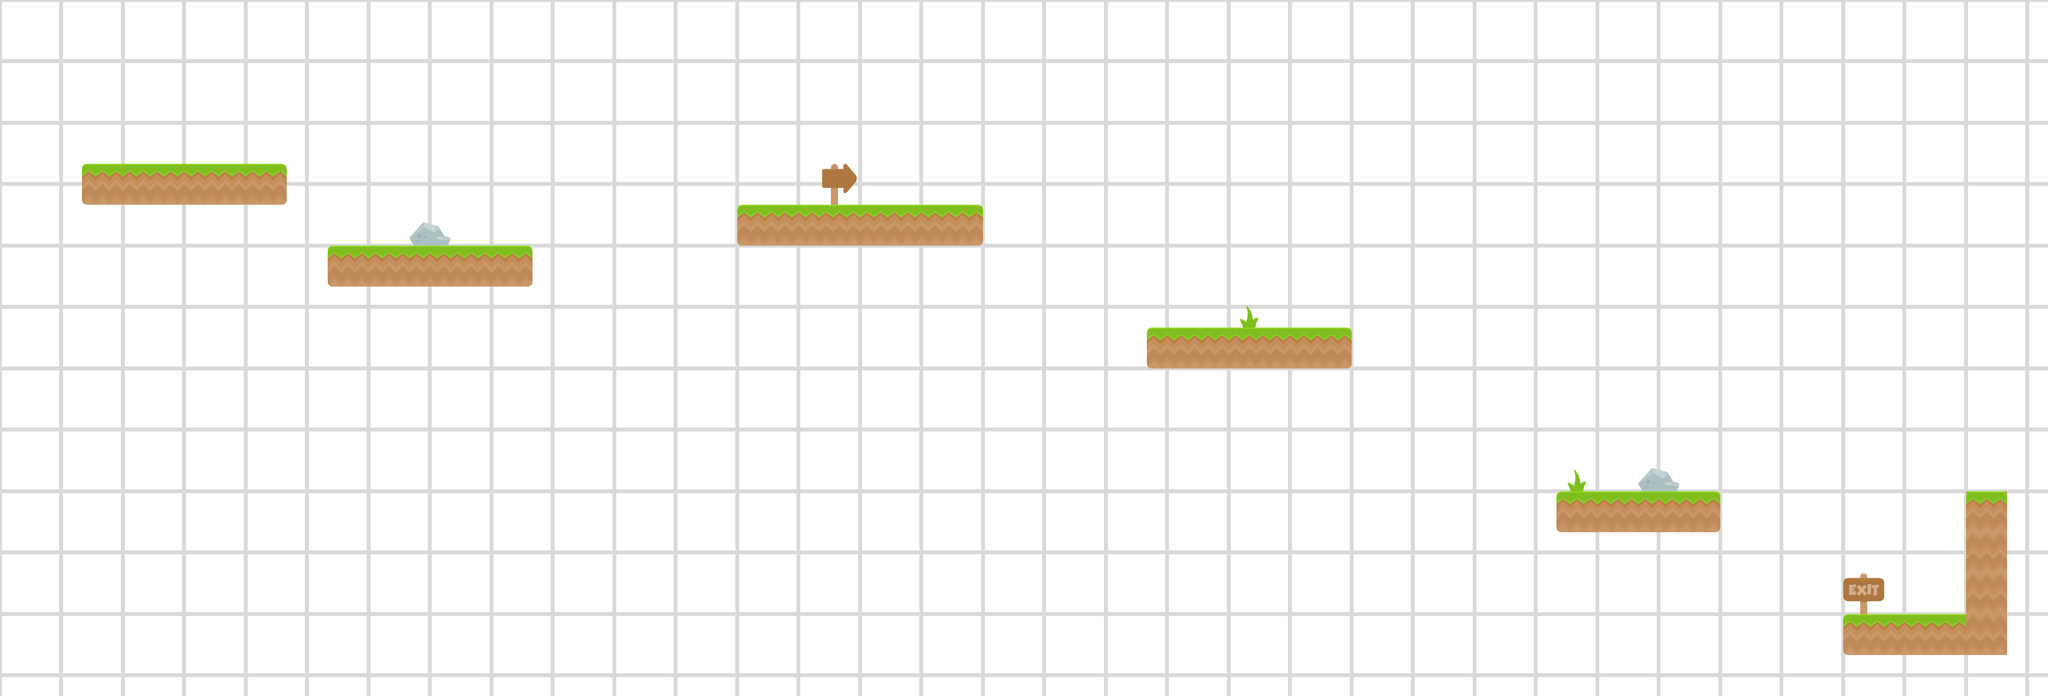

A 2D game scene composited from a Tiled map and its tileset images. What follows is a short description and the map's XML, with each tile layer's data collapsed to a summary:
An orthogonal 50x17 tile map with 128x128 px tiles, 3 tile layers (background, tiles2, tiles), 3 tilesets and 9 objects.

<map version="1.2" tiledversion="1.2.1" orientation="orthogonal" renderorder="right-down" width="50" height="17" tilewidth="128" tileheight="128" infinite="0" nextlayerid="13" nextobjectid="16">
 <tileset firstgid="1" source="spritesheet_ground.tsx" />
 <tileset firstgid="129" source="PaperBackground.tsx" />
 <tileset firstgid="138" source="spritesheet_tiles.tsx" />
 <layer id="10" name="background" width="50" height="17">
  <data>[850 cells, 850 non-empty, 9 distinct tile ids]</data>
 </layer>
 <layer id="11" name="tiles2" width="50" height="17">
  <data>[850 cells, 7 non-empty, 5 distinct tile ids]</data>
 </layer>
 <layer id="12" name="tiles" width="50" height="17">
  <data>[850 cells, 32 non-empty, 5 distinct tile ids]</data>
 </layer>
 <objectgroup id="4" name="goal">
  <object id="15" x="6016" y="1792" width="128" height="128" />
 </objectgroup>
 <objectgroup id="5" name="ground">
  <object id="1" x="256" y="512" width="640" height="128" />
  <object id="2" x="1024" y="768" width="640" height="128" />
  <object id="3" x="2304" y="640" width="768" height="128" />
  <object id="4" x="3584" y="1024" width="640" height="128" />
  <object id="5" x="4864" y="1536" width="512" height="128" />
  <object id="13" x="5760" y="1920" width="512" height="128" />
  <object id="14" x="6144" y="1536" width="128" height="384" />
 </objectgroup>
 <objectgroup id="6" name="startPos">
  <object id="12" x="256" y="384" width="128" height="128" />
 </objectgroup>
</map>
